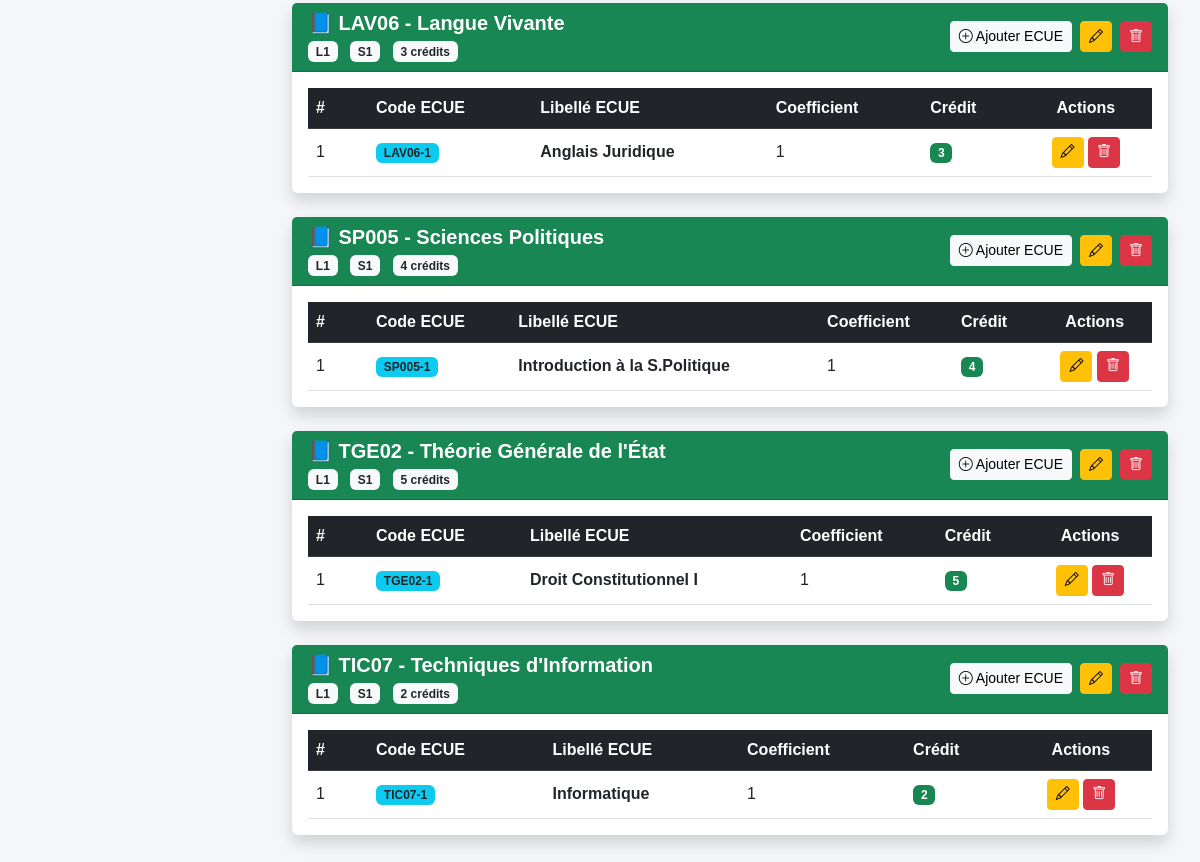
The app's page /lmd/l3/droit/ue/ (lower part), older data.
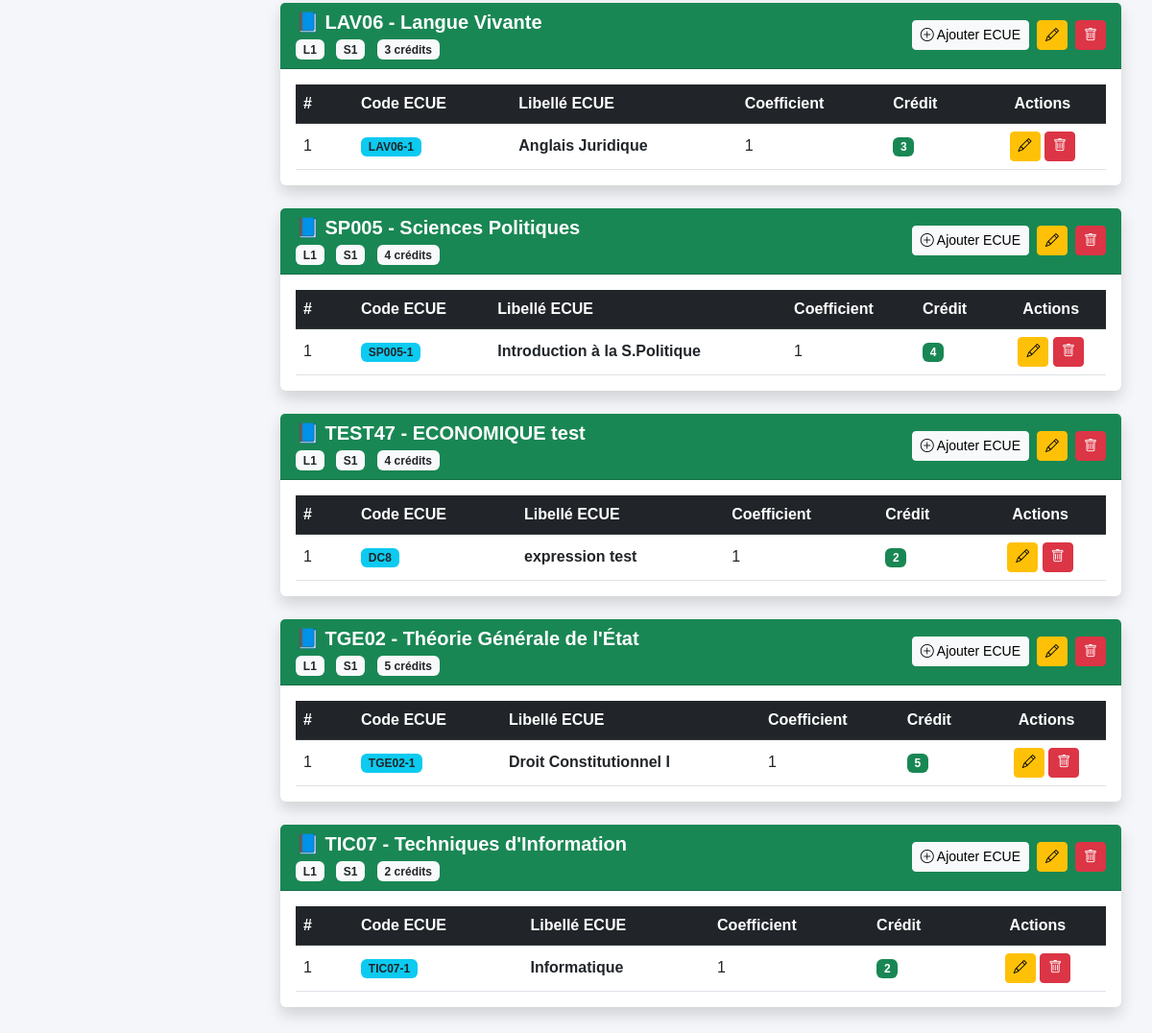
The same page, newer data.
### lmd/models.py (models this page shows, shortened)
class UE(models.Model):
    niveau = models.CharField(
    max_length=2,
    choices=[
        ("L1", "Licence 1"),
        ("L2", "Licence 2"),
        ("L3", "Licence 3"),
       ],
        default="L1"
     )
    SEMESTRE_CHOICES = (
        ("S1", "Semestre 1"),
        ("S2", "Semestre 2"),
        ("S3", "Semestre 3"),
        ("S4", "Semestre 4"),
        ("S5", "Semestre 5"),
        ("S6", "Semestre 6"),
    )
    code = models.CharField(
        max_length=20
    )
    libelle = models.CharField(
        max_length=200
    )
    credit = models.PositiveIntegerField(
        default=0
    )
    filiere = models.ForeignKey(
        "FiliereLMD",
        null=True,
        blank=True,
        on_delete=models.PROTECT,
        related_name="ues"
    )
    grande_unite = models.ForeignKey(
        "GrandeUnite",
        null=True,
        blank=True,
        on_delete=models.PROTECT,
        related_name="ues"
    )
    semestre = models.CharField(
        max_length=2,
        choices=SEMESTRE_CHOICES,
        default="S1"
    )
    ordre = models.PositiveIntegerField(default=1)
    class Meta:
        ordering = ["ordre"]

class ECUE(models.Model):
    ue = models.ForeignKey(
        UE,
        on_delete=models.CASCADE,
        related_name="ecues"
    )
    code = models.CharField(max_length=20)
    libelle = models.CharField(max_length=200)
    coefficient = models.IntegerField(default=1)
    credit = models.IntegerField(default=1)
    ordre = models.IntegerField(default=1)
    semestre = models.CharField(
        max_length=5,
        choices=[
            ("S1", "Semestre 1"),
            ("S2", "Semestre 2"),
        ],
        default="S1"
    )

### lmd/views.py (the view)
# urls.py: path("l3/droit/ue/",views.l3_droit_ue,name="l3_droit_ue"),
def l3_droit_ue(request):
    filiere = get_object_or_404(
        FiliereLMD,
        libelle="Droit Privé"
    )
    niveau = request.GET.get("niveau", "L1")
    semestre = request.GET.get("semestre", "S1")
    niveaux_valides = ["L1", "L2", "L3"]
    if niveau not in niveaux_valides:
        niveau = "L1"
    semestres_valides = [
        "S1",
        "S2",
        "S3",
        "S4",
        "S5",
        "S6",
    ]
    if semestre not in semestres_valides:
        semestre = "S1"
    ues = (
        UE.objects
        .filter(
            filiere=filiere,
            niveau=niveau,
            semestre=semestre
        )
        .prefetch_related("ecues")
        .order_by("code")
    )
    context = {
        "filiere": filiere,
        "ues": ues,
        "niveau": niveau,
        "semestre": semestre,
    }
    return render(
        request,
        "lmd/l3/droit/ue.html",
        context
    )

### lmd/templates/lmd/l3/droit/ue.html (shortened to what this page needs)
{% extends "base.html" %}
{% block content %}
<div class="container-fluid mt-4">
{% for ue in ues %}
<div class="card shadow border-0 mb-4">
<div class="card-header bg-success text-white">
    <div class="d-flex justify-content-between align-items-center">
        <div>
            <h5 class="mb-1 fw-bold">
                📘 {{ ue.code }} - {{ ue.libelle }}
            </h5>
            <div class="mt-1">
                <span class="badge bg-light text-dark me-2">
                    {{ ue.niveau }}
                </span>
                <span class="badge bg-light text-dark me-2">
                    {{ ue.semestre }}
                </span>
                <span class="badge bg-light text-dark">
                    {{ ue.credit }} crédit{{ ue.credit|pluralize }}
                </span>
            </div>
        </div>
        <div class="d-flex gap-2">
            <a href="{% url 'l3_droit_ecue_add' ue.id %}"
               class="btn btn-light btn-sm">
                <i class="bi bi-plus-circle"></i>
                Ajouter ECUE
            </a>
            <a href="{% url 'l3_droit_ue_update' ue.id %}"
               class="btn btn-warning btn-sm"
               title="Modifier l'UE">
                <i class="bi bi-pencil"></i>
            </a>
            <a href="{% url 'l3_droit_ue_delete' ue.id %}"
               class="btn btn-danger btn-sm"
               title="Supprimer l'UE"
               onclick="return confirm('Voulez-vous supprimer cette UE ?');">
                <i class="bi bi-trash"></i>
            </a>
        </div>
    </div>
</div>
<div class="card-body">
    <div class="table-responsive">
        <table class="table table-hover align-middle mb-0">
            <thead class="table-dark">
                <tr>
                    <th width="60">
                        #
                    </th>
                    <th>
                        Code ECUE
                    </th>
                    <th>
                        Libellé ECUE
                    </th>
                    <th>
                        Coefficient
                    </th>
                    <th>
                        Crédit
                    </th>
                    <th class="text-center">
                        Actions
                    </th>
                </tr>
            </thead>
            <tbody>
            {% for ecue in ue.ecues.all %}
            <tr>
                <td>
                    {{ forloop.counter }}
                </td>
                <td>
                    <span class="badge bg-info text-dark">
                        {{ ecue.code }}
                    </span>
                </td>
                <td class="fw-semibold">
                    {{ ecue.libelle }}
                </td>
                <td>
                    {{ ecue.coefficient }}
                </td>
                <td>
                    <span class="badge bg-success">
                        {{ ecue.credit }}
                    </span>
                </td>
                <td class="text-center">
                    <a href="{% url 'l3_droit_ecue_update' ecue.id %}"
                       class="btn btn-warning btn-sm"
                       title="Modifier">
                        <i class="bi bi-pencil"></i>
                    </a>
                    <a href="{% url 'l3_droit_ecue_delete' ecue.id %}"
                       class="btn btn-danger btn-sm"
                       title="Supprimer"
                       onclick="return confirm('Voulez-vous supprimer cet ECUE ?');">
                        <i class="bi bi-trash"></i>
                    </a>
                </td>
            </tr>
            {% endfor %}
            </tbody>
        </table>
    </div>
</div>
</div>
{% endfor %}
</div>
{% endblock %}

Row changes from the older to the newer data that the page shows:
added UE: code "TEST47", libelle "ECONOMIQUE test", niveau "L1", semestre "S1", credit "4"
added ECUE: code "DC8", libelle "expression test", coefficient "1", credit "2", shown under "TEST47"
